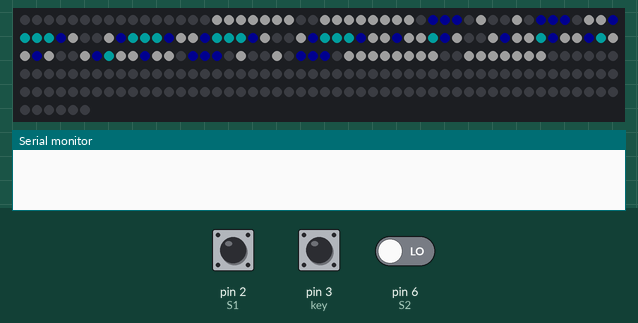
Simulated run of this sketch. Board: Arduino Uno, built with avr-gcc and run on an emulated ATmega328P. Parts: 256 RGB LEDs in strip order, left to right, continuing on the next row, the last lines printed to the serial monitor. The inputs (shaded band) are chosen by the test bench; at power-on: pin 3 (key) HIGH, pin 2 (S1) HIGH, pin 6 (S2) LOW. Dim RGB values are drawn brighter than linear.

Above: at 1.2 s.
1.3 s: pin 3 (key) pulled LOW for 0.15 s
At 2.0 s:
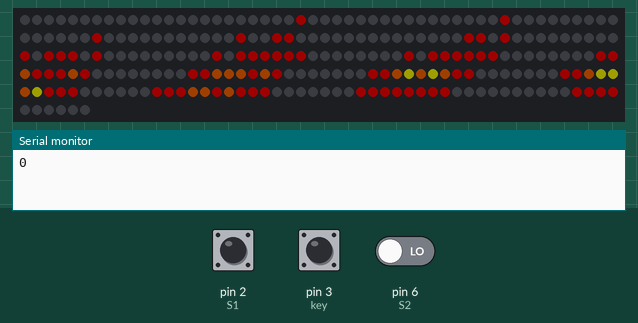
4.1 s: pin 3 (key) pulled LOW for 1 s
At 6.1 s:
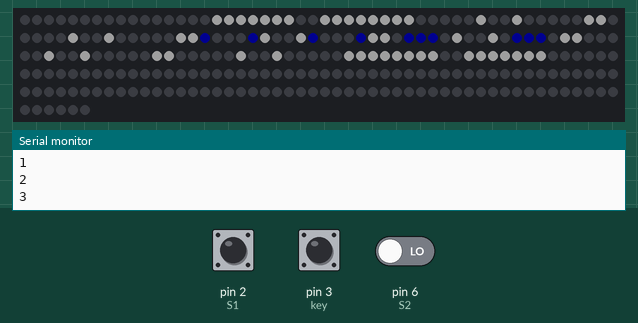
7.7 s: pin 2 (S1) pulsed LOW 2 times (0.12 s each, 0.3 s apart)
9.8 s: pin 3 (key) pulled LOW for 3.2 s
At 10.2 s:
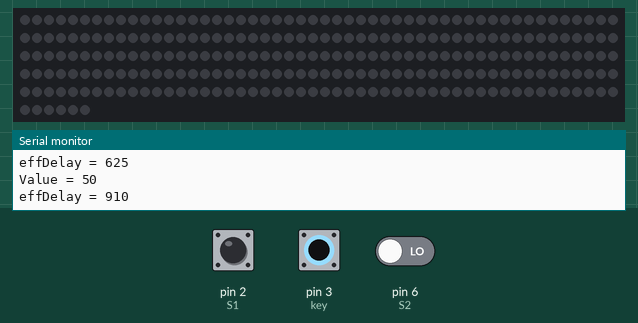
Timing chart, 0 to 12.8 s (numbered marks = the images above; inputs shaded):
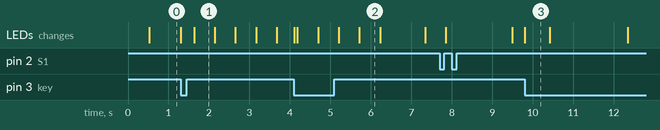

The sketch:

led-matrix3_anim.ino
```cpp
#include <FastLED.h>
#include "effects.h"

#define NUM_LEDS 256
#define DATA_PIN 13
#define BRIGHTNESS 30

CRGB leds[NUM_LEDS];

#define S1 2
#define S2 6
#define key 3
int prevS1;
int curS1, curS2;
int val = 100;
bool flag=false;
int curKey;
unsigned long whenKeyPress = 0;
int effectN = 0;
int effDelay=500;

byte frame=0;

void Rotate () {
  curS1 = digitalRead(S1);
  if (curS1!=prevS1){
    curS2 = digitalRead(S2);
    if (flag){
        if (curS2==curS1){
            val+=25;
         }
         else {
            val-=25;
         }
         if (val<0){
            val=0;
         }

         if (val>500){
            val=500;
         }
         Serial.print ("Value = ");
         Serial.println (val);
         flag=false;
         float x = 5.0/(val+5);// управления скоротью смены кадров анимации
         effDelay=ceil(10000*x);
         Serial.print ("effDelay = ");
         Serial.println (effDelay);

    }
    else {
      flag=true;
    }
  }
  prevS1=curS1;
}

void PressBtn () {
  int curKey = digitalRead(key);
  if (curKey == LOW) {
    if (millis() - whenKeyPress > 300) {
      effectN++;
      if (effectN>1){
          effectN=0;
      }
      FastLED.clear();
      FastLED.show();
    }
    whenKeyPress = millis();
  }
}

void setup() {
   FastLED.addLeds<WS2812B, DATA_PIN, GRB>(leds, NUM_LEDS);
    FastLED.setBrightness(BRIGHTNESS);//0-255

    pinMode (S1, INPUT);
    pinMode (S2, INPUT);
    pinMode (key, INPUT);
    prevS1 = digitalRead(S1);

    attachInterrupt(0, Rotate, CHANGE);
    attachInterrupt(1, PressBtn, CHANGE);

    Serial.begin (9600);

}

void loop() {

   if (effectN==0){//heart
     for (frame=0;frame<(sizeof(heart)/sizeof(heart[0]));frame++){
        setFrame(heart, frame);
        FastLED.show();
        delay(effDelay);
     }
     delay(effDelay+100);

   }
   if (effectN==1){//fire

     for (frame=0;frame<(sizeof(fire)/sizeof(fire[0]));frame++){
        Serial.println (frame);
        setFrame(fire, frame);
        FastLED.show();
        delay(effDelay);
     }

   }
}


void setFrame(const uint32_t imgArr[][256], byte frame) {
  int i;

  for (i=0;i<NUM_LEDS;i++){
    uint32_t ledColor=pgm_read_dword(&(imgArr[frame][i]));
    leds[i]=ledColor;
  }

}
```

effects.h
```cpp
const uint32_t heart[][256] PROGMEM = {

{
0x000000, 0x000000, 0x000000, 0x000000, 0x000000, 0x000000, 0x000000, 0x000000, 0x000000, 0x000000, 0x000000, 0x000000, 0x000000, 0x000000, 0x000000, 0x000000,
0xffffff, 0xffffff, 0xffffff, 0xffffff, 0xffffff, 0xffffff, 0xffffff, 0x000000, 0x000000, 0xffffff, 0xffffff, 0xffffff, 0xffffff, 0xffffff, 0xffffff, 0xffffff,
0xffffff, 0x000000, 0x000000, 0x000000, 0x000000, 0x000000, 0xffffff, 0x000000, 0x000000, 0xffffff, 0x000000, 0x000000, 0x000000, 0x000000, 0x000000, 0xffffff,
0xffffff, 0x000000, 0x000000, 0x000000, 0x000000, 0x000000, 0xffffff, 0x000000, 0x000000, 0xffffff, 0x000000, 0x000000, 0x000000, 0x000000, 0x000000, 0xffffff,
0xffffff, 0x000081, 0x000000, 0x000000, 0x000000, 0x000081, 0xffffff, 0x000000, 0x000000, 0xffffff, 0x000081, 0x000000, 0x000000, 0x000000, 0x000081, 0xffffff,
0xffffff, 0x000000, 0x000081, 0x000081, 0x000081, 0x000000, 0xffffff, 0x000000, 0x000000, 0xffffff, 0x000000, 0x000081, 0x000081, 0x000081, 0x000000, 0xffffff,
0xffffff, 0x000000, 0x000000, 0x000000, 0x000000, 0x000000, 0xffffff, 0x000000, 0x000000, 0xffffff, 0x000000, 0x000000, 0x000000, 0x000000, 0x000000, 0xffffff,
0xffffff, 0x000000, 0x000000, 0x000000, 0x000000, 0x000000, 0xffffff, 0x000000, 0x000000, 0xffffff, 0x000000, 0x000000, 0x000000, 0x000000, 0x000000, 0xffffff,
0xffffff, 0xffffff, 0xffffff, 0xffffff, 0xffffff, 0xffffff, 0xffffff, 0x000000, 0x000000, 0xffffff, 0xffffff, 0xffffff, 0xffffff, 0xffffff, 0xffffff, 0xffffff,
0x000000, 0x000000, 0x000000, 0x000000, 0x000000, 0x000000, 0x000000, 0x000000, 0x000000, 0x000000, 0x000000, 0x000000, 0x000000, 0x000000, 0x000000, 0x000000,
0x000000, 0x000000, 0x000000, 0x000000, 0x000000, 0x000000, 0x000000, 0x000000, 0x000000, 0x000000, 0x000000, 0x000000, 0x000000, 0x000000, 0x000000, 0x000000,
0x000000, 0x000000, 0x000000, 0x000000, 0x000000, 0x000000, 0x000000, 0x000000, 0x000000, 0x000000, 0x000000, 0x000000, 0x000000, 0x000000, 0x000000, 0x000000,
0x000000, 0x000000, 0x000000, 0x000000, 0x000000, 0x000000, 0x000000, 0x000000, 0x000000, 0x000000, 0x000000, 0x000000, 0x000000, 0x000000, 0x000000, 0x000000,
0x000000, 0x000000, 0x000000, 0x000000, 0x000000, 0x000000, 0x000000, 0x000000, 0x000000, 0x000000, 0x000000, 0x000000, 0x000000, 0x000000, 0x000000, 0x000000,
0x000000, 0x000000, 0x000000, 0x000000, 0x000000, 0x000000, 0x000000, 0x000000, 0x000000, 0x000000, 0x000000, 0x000000, 0x000000, 0x000000, 0x000000, 0x000000,
0x000000, 0x000000, 0x000000, 0x000000, 0x000000, 0x000000, 0x000000, 0x000000, 0x000000, 0x000000, 0x000000, 0x000000, 0x000000, 0x000000, 0x000000, 0x000000
},
{
0x000000, 0x000000, 0x000000, 0x000000, 0x000000, 0x000000, 0x000000, 0x000000, 0x000000, 0x000000, 0x000000, 0x000000, 0x000000, 0x000000, 0x000000, 0x000000,
0xffffff, 0xffffff, 0xffffff, 0xffffff, 0xffffff, 0xffffff, 0xffffff, 0x000000, 0x000000, 0xffffff, 0xffffff, 0xffffff, 0xffffff, 0xffffff, 0xffffff, 0xffffff,
0xffffff, 0x000000, 0x000081, 0x000081, 0x000081, 0x000000, 0xffffff, 0x000000, 0x000000, 0xffffff, 0x000000, 0x000081, 0x000081, 0x000081, 0x000000, 0xffffff,
0xffffff, 0x000081, 0x00ffff, 0x00ffff, 0x00ffff, 0x000081, 0xffffff, 0x000000, 0x000000, 0xffffff, 0x000081, 0x00ffff, 0x00ffff, 0x00ffff, 0x000081, 0xffffff,
0xffffff, 0x000081, 0x00ffff, 0x00ffff, 0x00ffff, 0x000081, 0xffffff, 0x000000, 0x000000, 0xffffff, 0x000081, 0x00ffff, 0x00ffff, 0x00ffff, 0x000081, 0xffffff,
0xffffff, 0x000081, 0xffffff, 0xffffff, 0x00ffff, 0x000081, 0xffffff, 0x000000, 0x000000, 0xffffff, 0x000081, 0xffffff, 0xffffff, 0x00ffff, 0x000081, 0xffffff,
0xffffff, 0x000081, 0x00ffff, 0xffffff, 0xffffff, 0x000081, 0xffffff, 0x000000, 0x000000, 0xffffff, 0x000081, 0x00ffff, 0xffffff, 0xffffff, 0x000081, 0xffffff,
0xffffff, 0x000000, 0x000081, 0x000081, 0x000081, 0x000000, 0xffffff, 0x000000, 0x000000, 0xffffff, 0x000000, 0x000081, 0x000081, 0x000081, 0x000000, 0xffffff,
0xffffff, 0xffffff, 0xffffff, 0xffffff, 0xffffff, 0xffffff, 0xffffff, 0x000000, 0x000000, 0xffffff, 0xffffff, 0xffffff, 0xffffff, 0xffffff, 0xffffff, 0xffffff,
0x000000, 0x000000, 0x000000, 0x000000, 0x000000, 0x000000, 0x000000, 0x000000, 0x000000, 0x000000, 0x000000, 0x000000, 0x000000, 0x000000, 0x000000, 0x000000,
0x000000, 0x000000, 0x000000, 0x000000, 0x000000, 0x000000, 0x000000, 0x000000, 0x000000, 0x000000, 0x000000, 0x000000, 0x000000, 0x000000, 0x000000, 0x000000,
0x000000, 0x000000, 0x000000, 0x000000, 0x000000, 0x000000, 0x000000, 0x000000, 0x000000, 0x000000, 0x000000, 0x000000, 0x000000, 0x000000, 0x000000, 0x000000,
0x000000, 0x000000, 0x000000, 0x000000, 0x000000, 0x000000, 0x000000, 0x000000, 0x000000, 0x000000, 0x000000, 0x000000, 0x000000, 0x000000, 0x000000, 0x000000,
0x000000, 0x000000, 0x000000, 0x000000, 0x000000, 0x000000, 0x000000, 0x000000, 0x000000, 0x000000, 0x000000, 0x000000, 0x000000, 0x000000, 0x000000, 0x000000,
0x000000, 0x000000, 0x000000, 0x000000, 0x000000, 0x000000, 0x000000, 0x000000, 0x000000, 0x000000, 0x000000, 0x000000, 0x000000, 0x000000, 0x000000, 0x000000,
0x000000, 0x000000, 0x000000, 0x000000, 0x000000, 0x000000, 0x000000, 0x000000, 0x000000, 0x000000, 0x000000, 0x000000, 0x000000, 0x000000, 0x000000, 0x000000
}
};

const uint32_t fire[][256] PROGMEM = {
  {
0x000000, 0x000000, 0x000000, 0x000000, 0x000000, 0x000000, 0x000000, 0x000000, 0x000000, 0x000000, 0x000000, 0x000000, 0x000000, 0x000000, 0x000000, 0x000000,
0x000000, 0x000000, 0x000000, 0x000000, 0x000000, 0x000000, 0x000000, 0xff0000, 0x000000, 0x000000, 0x000000, 0x000000, 0x000000, 0x000000, 0x000000, 0x000000,
0x000000, 0x000000, 0x000000, 0x000000, 0x000000, 0x000000, 0x000000, 0x000000, 0xff0000, 0x000000, 0x000000, 0x000000, 0x000000, 0x000000, 0x000000, 0x000000,
0x000000, 0x000000, 0x000000, 0x000000, 0x000000, 0x000000, 0x000000, 0x000000, 0xff0000, 0x000000, 0x000000, 0x000000, 0x000000, 0x000000, 0x000000, 0x000000,
0x000000, 0x000000, 0x000000, 0x000000, 0xff0000, 0x000000, 0x000000, 0xff0000, 0xff0000, 0x000000, 0x000000, 0x000000, 0x000000, 0x000000, 0x000000, 0x000000,
0x000000, 0x000000, 0x000000, 0x000000, 0x000000, 0x000000, 0x000000, 0xff0000, 0xff0000, 0x000000, 0xff0000, 0x000000, 0x000000, 0x000000, 0x000000, 0x000000,
0x000000, 0x000000, 0x000000, 0x000000, 0xff0000, 0x000000, 0xff0000, 0xff0000, 0xff0000, 0x000000, 0xff0000, 0x000000, 0x000000, 0x000000, 0x000000, 0x000000,
0x000000, 0x000000, 0x000000, 0x000000, 0xff0000, 0x000000, 0xff0000, 0xff0000, 0xff0000, 0xff0000, 0xff0000, 0xff0000, 0x000000, 0x000000, 0x000000, 0x000000,
0x000000, 0x000000, 0x000000, 0x000000, 0xff0000, 0x000000, 0xff0000, 0xff0000, 0xff0000, 0xff0000, 0xff0000, 0xff0000, 0x000000, 0x000000, 0x000000, 0x000000,
0x000000, 0x000000, 0x000000, 0x000000, 0xff0000, 0xff0000, 0xff6600, 0xff0000, 0xff0000, 0xff0000, 0xff6600, 0xff0000, 0x000000, 0x000000, 0x000000, 0x000000,
0x000000, 0x000000, 0x000000, 0x000000, 0xff0000, 0xff0000, 0xff6600, 0xff6600, 0xff6600, 0xff0000, 0xff6600, 0xff0000, 0x000000, 0x000000, 0x000000, 0x000000,
0x000000, 0x000000, 0x000000, 0xff0000, 0xff0000, 0xff6600, 0xffff00, 0xff6600, 0xffff00, 0xff6600, 0xff0000, 0xff0000, 0x000000, 0x000000, 0x000000, 0x000000,
0x000000, 0x000000, 0x000000, 0xff0000, 0xff0000, 0xff6600, 0xffff00, 0xffff00, 0xff6600, 0xffff00, 0xff0000, 0xff0000, 0xff0000, 0x000000, 0x000000, 0x000000,
0x000000, 0x000000, 0x000000, 0xff0000, 0xff0000, 0xff0000, 0xff6600, 0xff6600, 0xff0000, 0xff6600, 0xff0000, 0xff0000, 0xff0000, 0x000000, 0x000000, 0x000000,
0x000000, 0x000000, 0x000000, 0x000000, 0xff0000, 0xff0000, 0xff0000, 0xff0000, 0xff0000, 0xff0000, 0xff0000, 0xff0000, 0x000000, 0x000000, 0x000000, 0x000000,
0x000000, 0x000000, 0x000000, 0x000000, 0x000000, 0x000000, 0xff0000, 0xff0000, 0xff0000, 0xff0000, 0x000000, 0x000000, 0x000000, 0x000000, 0x000000, 0x000000
},
{
0x000000, 0x000000, 0x000000, 0x000000, 0x000000, 0x000000, 0x000000, 0x000000, 0x000000, 0x000000, 0x000000, 0x000000, 0x000000, 0x000000, 0x000000, 0x000000,
0x000000, 0x000000, 0x000000, 0x000000, 0x000000, 0x000000, 0x000000, 0x000000, 0xff0000, 0x000000, 0x000000, 0x000000, 0x000000, 0x000000, 0x000000, 0x000000,
0x000000, 0x000000, 0x000000, 0x000000, 0x000000, 0x000000, 0x000000, 0x000000, 0x000000, 0x000000, 0x000000, 0x000000, 0x000000, 0x000000, 0x000000, 0x000000,
0x000000, 0x000000, 0x000000, 0x000000, 0xff0000, 0x000000, 0x000000, 0xff0000, 0x000000, 0x000000, 0xff0000, 0x000000, 0x000000, 0x000000, 0x000000, 0x000000,
0x000000, 0x000000, 0x000000, 0x000000, 0x000000, 0x000000, 0x000000, 0xff0000, 0xff0000, 0x000000, 0x000000, 0x000000, 0x000000, 0x000000, 0x000000, 0x000000,
0x000000, 0x000000, 0x000000, 0x000000, 0x000000, 0x000000, 0x000000, 0xff0000, 0xff0000, 0x000000, 0x000000, 0x000000, 0x000000, 0x000000, 0x000000, 0x000000,
0x000000, 0x000000, 0x000000, 0x000000, 0xff0000, 0x000000, 0xff0000, 0xff0000, 0xff0000, 0xff0000, 0xff0000, 0x000000, 0x000000, 0x000000, 0x000000, 0x000000,
0x000000, 0x000000, 0x000000, 0x000000, 0xff0000, 0x000000, 0xff0000, 0xff0000, 0xff0000, 0xff0000, 0xff6600, 0xff0000, 0x000000, 0x000000, 0x000000, 0x000000,
0x000000, 0x000000, 0x000000, 0x000000, 0xff0000, 0x000000, 0xff0000, 0xff0000, 0xff0000, 0xff0000, 0xff6600, 0xff0000, 0x000000, 0x000000, 0x000000, 0x000000,
0x000000, 0x000000, 0x000000, 0x000000, 0xff0000, 0xff0000, 0xff6600, 0xff6600, 0xff0000, 0xff0000, 0xff6600, 0xff0000, 0x000000, 0x000000, 0x000000, 0x000000,
0x000000, 0x000000, 0x000000, 0xff0000, 0xff0000, 0xff0000, 0xff6600, 0xff6600, 0xff6600, 0xff6600, 0xff6600, 0xff0000, 0x000000, 0x000000, 0x000000, 0x000000,
0x000000, 0x000000, 0x000000, 0xff0000, 0xff0000, 0xff6600, 0xffff00, 0xffff00, 0xffff00, 0xff6600, 0xff0000, 0xff0000, 0xff0000, 0x000000, 0x000000, 0x000000,
0x000000, 0x000000, 0x000000, 0xff0000, 0xff0000, 0xff6600, 0xffff00, 0xff6600, 0xff6600, 0xffff00, 0xff0000, 0xff0000, 0xff0000, 0x000000, 0x000000, 0x000000,
0x000000, 0x000000, 0x000000, 0x000000, 0xff0000, 0xff0000, 0xff6600, 0xff6600, 0xff0000, 0xff6600, 0xff0000, 0xff0000, 0x000000, 0x000000, 0x000000, 0x000000,
0x000000, 0x000000, 0x000000, 0x000000, 0xff0000, 0xff0000, 0xff0000, 0xff0000, 0xff0000, 0xff0000, 0xff0000, 0xff0000, 0x000000, 0x000000, 0x000000, 0x000000,
0x000000, 0x000000, 0x000000, 0x000000, 0x000000, 0x000000, 0xff0000, 0xff0000, 0xff0000, 0xff0000, 0x000000, 0x000000, 0x000000, 0x000000, 0x000000, 0x000000
},
{
0x000000, 0x000000, 0x000000, 0x000000, 0x000000, 0x000000, 0x000000, 0x000000, 0xff0000, 0x000000, 0x000000, 0x000000, 0x000000, 0x000000, 0x000000, 0x000000,
0x000000, 0x000000, 0x000000, 0x000000, 0x000000, 0x000000, 0x000000, 0x000000, 0x000000, 0x000000, 0x000000, 0x000000, 0x000000, 0x000000, 0x000000, 0x000000,
0x000000, 0x000000, 0x000000, 0x000000, 0xff0000, 0x000000, 0x000000, 0x000000, 0x000000, 0x000000, 0xff0000, 0x000000, 0x000000, 0x000000, 0x000000, 0x000000,
0x000000, 0x000000, 0x000000, 0x000000, 0x000000, 0x000000, 0x000000, 0xff0000, 0xff0000, 0x000000, 0x000000, 0x000000, 0x000000, 0x000000, 0x000000, 0x000000,
0x000000, 0x000000, 0x000000, 0x000000, 0x000000, 0x000000, 0x000000, 0xff0000, 0xff0000, 0x000000, 0x000000, 0x000000, 0x000000, 0x000000, 0x000000, 0x000000,
0x000000, 0x000000, 0x000000, 0x000000, 0xff0000, 0x000000, 0x000000, 0xff0000, 0xff0000, 0x000000, 0xff0000, 0x000000, 0x000000, 0x000000, 0x000000, 0x000000,
0x000000, 0x000000, 0x000000, 0x000000, 0xff0000, 0x000000, 0xff0000, 0xff0000, 0xff0000, 0xff0000, 0xff0000, 0x000000, 0x000000, 0x000000, 0x000000, 0x000000,
0x000000, 0x000000, 0x000000, 0x000000, 0xff0000, 0x000000, 0xff0000, 0xff0000, 0xff0000, 0xff0000, 0xff0000, 0xff0000, 0x000000, 0x000000, 0x000000, 0x000000,
0x000000, 0x000000, 0x000000, 0x000000, 0xff0000, 0x000000, 0xff0000, 0xff0000, 0xff0000, 0xff0000, 0xff0000, 0xff0000, 0x000000, 0x000000, 0x000000, 0x000000,
0x000000, 0x000000, 0x000000, 0x000000, 0xff0000, 0xff0000, 0xff6600, 0xff0000, 0xff6600, 0xff0000, 0xff6600, 0xff0000, 0x000000, 0x000000, 0x000000, 0x000000,
0x000000, 0x000000, 0x000000, 0xff0000, 0xff0000, 0xff0000, 0xff6600, 0xff6600, 0xff6600, 0xff6600, 0xff0000, 0xff0000, 0xff0000, 0x000000, 0x000000, 0x000000,
0x000000, 0x000000, 0x000000, 0xff0000, 0xff0000, 0xff6600, 0xffff00, 0xffff00, 0xffff00, 0xff6600, 0xff0000, 0xff0000, 0xff0000, 0x000000, 0x000000, 0x000000,
0x000000, 0x000000, 0x000000, 0xff0000, 0xff0000, 0xff6600, 0xffff00, 0xffff00, 0xff6600, 0xffff00, 0xff0000, 0xff0000, 0xff0000, 0x000000, 0x000000, 0x000000,
0x000000, 0x000000, 0x000000, 0x000000, 0xff0000, 0xff0000, 0xff6600, 0xff6600, 0xff6600, 0xff0000, 0xff6600, 0xff0000, 0x000000, 0x000000, 0x000000, 0x000000,
0x000000, 0x000000, 0x000000, 0x000000, 0xff0000, 0xff0000, 0xff0000, 0xff0000, 0xff0000, 0xff0000, 0xff0000, 0xff0000, 0x000000, 0x000000, 0x000000, 0x000000,
0x000000, 0x000000, 0x000000, 0x000000, 0x000000, 0x000000, 0xff0000, 0xff0000, 0xff0000, 0xff0000, 0x000000, 0x000000, 0x000000, 0x000000, 0x000000, 0x000000
},
{
0x000000, 0x000000, 0x000000, 0x000000, 0x000000, 0x000000, 0x000000, 0x000000, 0x000000, 0x000000, 0x000000, 0x000000, 0x000000, 0x000000, 0x000000, 0x000000,
0x000000, 0x000000, 0x000000, 0x000000, 0x000000, 0x000000, 0x000000, 0x000000, 0x000000, 0x000000, 0x000000, 0x000000, 0x000000, 0x000000, 0x000000, 0x000000,
0x000000, 0x000000, 0x000000, 0x000000, 0x000000, 0x000000, 0x000000, 0xff0000, 0x000000, 0x000000, 0x000000, 0x000000, 0x000000, 0x000000, 0x000000, 0x000000,
0x000000, 0x000000, 0x000000, 0x000000, 0x000000, 0x000000, 0x000000, 0x000000, 0xff0000, 0x000000, 0x000000, 0x000000, 0x000000, 0x000000, 0x000000, 0x000000,
0x000000, 0x000000, 0x000000, 0x000000, 0xff0000, 0x000000, 0x000000, 0xff0000, 0xff0000, 0x000000, 0xff0000, 0x000000, 0x000000, 0x000000, 0x000000, 0x000000,
0x000000, 0x000000, 0x000000, 0x000000, 0xff0000, 0x000000, 0x000000, 0xff0000, 0xff0000, 0x000000, 0xff0000, 0x000000, 0x000000, 0x000000, 0x000000, 0x000000,
0x000000, 0x000000, 0x000000, 0x000000, 0xff0000, 0x000000, 0xff0000, 0xff0000, 0xff0000, 0xff0000, 0xff0000, 0xff0000, 0x000000, 0x000000, 0x000000, 0x000000,
0x000000, 0x000000, 0x000000, 0x000000, 0xff0000, 0xff0000, 0xff0000, 0xff0000, 0xff0000, 0xff0000, 0xff0000, 0xff0000, 0x000000, 0x000000, 0x000000, 0x000000,
0x000000, 0x000000, 0x000000, 0x000000, 0xff0000, 0xff0000, 0xff0000, 0xff0000, 0xff0000, 0xff0000, 0xff0000, 0xff0000, 0x000000, 0x000000, 0x000000, 0x000000,
0x000000, 0x000000, 0x000000, 0x000000, 0xff0000, 0xff0000, 0xff6600, 0xff6600, 0xff0000, 0xff6600, 0xff0000, 0xff0000, 0x000000, 0x000000, 0x000000, 0x000000,
0x000000, 0x000000, 0x000000, 0xff0000, 0xff0000, 0xff0000, 0xff6600, 0xff6600, 0xffff00, 0xff0000, 0xff6600, 0xff0000, 0xff0000, 0x000000, 0x000000, 0x000000,
0x000000, 0x000000, 0x000000, 0xff0000, 0xff0000, 0xff6600, 0xffff00, 0xffff00, 0xff6600, 0xffff00, 0xff6600, 0xff0000, 0xff0000, 0x000000, 0x000000, 0x000000,
0x000000, 0x000000, 0x000000, 0xff0000, 0xff0000, 0xff6600, 0xff6600, 0xffff00, 0xff6600, 0xffff00, 0xff6600, 0xff0000, 0xff0000, 0x000000, 0x000000, 0x000000,
0x000000, 0x000000, 0x000000, 0x000000, 0xff0000, 0xff0000, 0xff6600, 0xff6600, 0xff6600, 0xff0000, 0xff0000, 0xff0000, 0x000000, 0x000000, 0x000000, 0x000000,
0x000000, 0x000000, 0x000000, 0x000000, 0xff0000, 0xff0000, 0xff0000, 0xff0000, 0xff0000, 0xff0000, 0xff0000, 0xff0000, 0x000000, 0x000000, 0x000000, 0x000000,
0x000000, 0x000000, 0x000000, 0x000000, 0x000000, 0x000000, 0xff0000, 0xff0000, 0xff0000, 0xff0000, 0x000000, 0x000000, 0x000000, 0x000000, 0x000000, 0x000000
}
};
```

Measured:
- after the input at 1.3 s, the LEDs: first change at once (image 1 shows a later state)
- after the input at 4.1 s, the LEDs: first change at once (image 2 shows a later state)
- after the input at 9.8 s, the LEDs: change at once (image 3)
- what the display in image 2 shows lasts 0.5 s, from 5.7 s to 6.2 s
- what the display in image 3 shows lasts 0.6 s, from 9.8 s to 10.4 s
